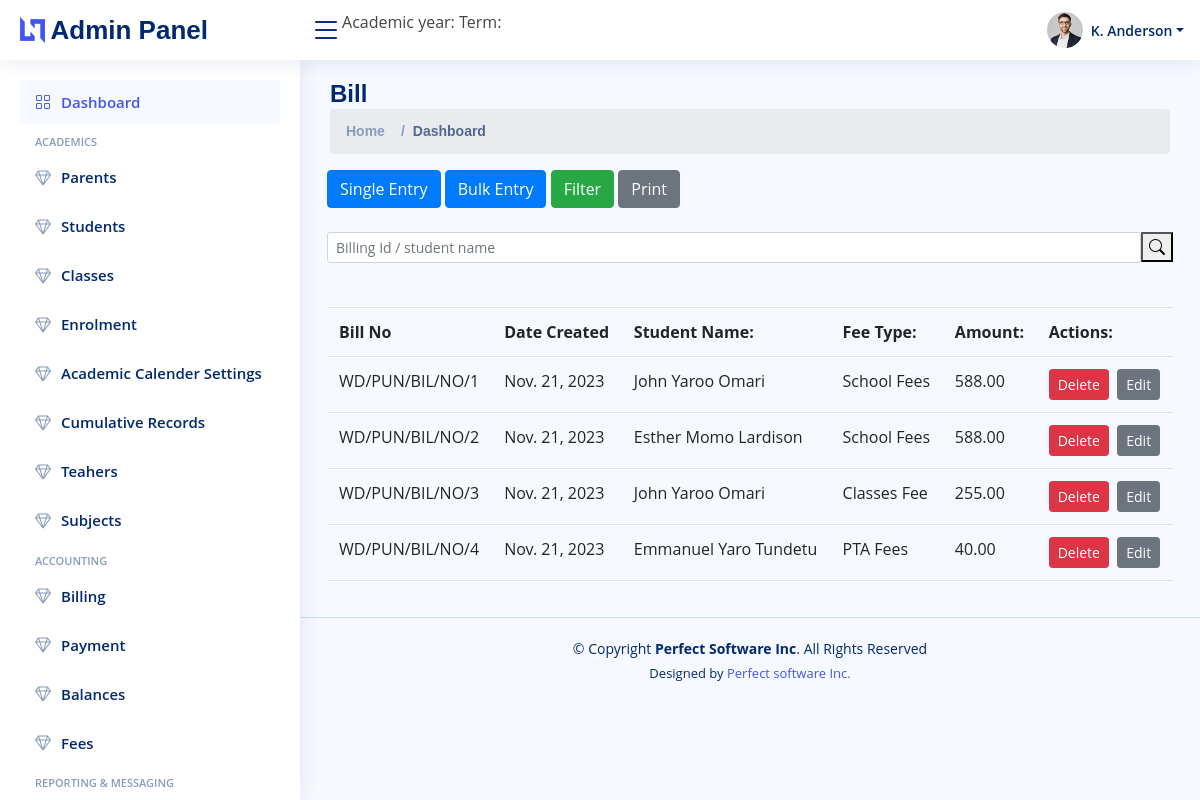
The app's page /dashboard/bill/ with its own data.
### billing/models.py (models this page shows)
class Bills(models.Model):
    billNo = models.CharField(max_length=20, unique= True)
    student = models.ForeignKey(to=Students, on_delete= models.CASCADE)
    fees = models.ForeignKey(to=Fees, on_delete= models.CASCADE)
    amount = models.DecimalField(decimal_places= 2, max_digits=10000, null=True)
    year = models.PositiveIntegerField(null=True)
    term = models.PositiveIntegerField(null=True)
    createdAt = models.DateField(max_length = 30, default=datetime.date.today)
    updatedAt = models.DateField(max_length = 30, default=datetime.date.today)

### students/models.py (models this page shows)
class Students(models.Model):
    studentNo = models.CharField(max_length=20, unique= True)
    parentId = models.ForeignKey(to=Parents, on_delete= models.CASCADE)
    firstname = models.CharField(max_length = 15, null=True)
    middlename = models.CharField(max_length = 15, null=True)
    lastname = models.CharField(max_length = 15, null=True)
    dob = models.DateField(max_length = 30, null=True)
    address =  models.CharField(max_length = 15, null=True)
    gender =  models.CharField(max_length = 5, null=True)
    nationality =  models.CharField(max_length = 15, null=True, default="Ghanaian")
    religion =  models.CharField(max_length = 15, null=True)
    previousSchoolAttended = models.CharField(max_length = 20, null=True)
    previousSchoolClass = models.CharField(max_length = 10, null=True)
    disability = models.CharField(max_length = 20, null=True)
    createdAt = models.DateField(max_length = 30, default=datetime.date.today)
    updatedAt = models.DateField(max_length = 30, default=datetime.date.today)

### fees/models.py (models this page shows)
class Fees(models.Model):
    feeNo = models.CharField(max_length=20, unique= True)
    name = models.CharField(max_length = 30, null=True)
    createdAt = models.DateField(max_length = 30, default=datetime.date.today)
    updatedAt = models.DateField(max_length = 30, default=datetime.date.today)

### billing/views.py (the view)
# urls.py: path("dashboard/bill/", views.view, name = 'billview'),
def view(request):
    bill = Bills.objects.all()
    return render(request,"billview.html",{'parents':bill})

### billing/templates/billview.html (shortened to what this page needs)
{% extends 'dashboard.html' %}
{%block pagetitle%}
<h1>Bill</h1>
{%endblock%}
{%block body%}
<section>
    <div class="row">
        <div class="col-md-12">
            {%include 'billheader.html'%}
        </div>
        <div class="col-md-12">
            <div class="search-bar">
                <form action = "{% url 'searchbill' %}" class="search-form d-flex align-items-center" method="POST" >
                    <input class="form-control form-control-sm" style="width: 100%;" type="text" name="searchkey" placeholder="Billing Id / student name" title="Enter search keyword">
                  <button type="submit" title="Search" style="margin-bottom: 20px;"><i class="bi bi-search"></i></button>
                </form>
              </div><br>
        </div>
        <div class="col-md-12">
                {%if parents|length == 0%}
                <h3>No Data Found </h3>
                {%else%}
                <table class="table">
                    <tr>
                        <th>Bill No</th>
                        <th>Date Created</th>
                        <th>Student Name:</th>
                        <th>Fee Type:</th>
                        <th>Amount:</th>
                        <th>Actions:</th>
                    </tr>
                {% for parent in parents%}
                <tr>
                    <td>{{parent.billNo}}</td>
                    <td>{{parent.createdAt}}</td>
                    <td>{{parent.student.firstname |add:" " | add:parent.student.middlename | add:" " | add:parent.student.lastname}}</td>
                    <td>{{parent.fees.name}}</td>
                    <td>{{parent.amount}}</td>
                    <td><a href="/dashboard/bill/delete/{{parent.id}}"><button class =" btn btn-danger btn-sm">Delete</button></a> &nbsp<a href="/dashboard/bill/edit/{{parent.id}}"><button class = "btn btn-secondary btn-sm">Edit</button></a></td>
                </tr>
                {%endfor%}
                {%endif%}
            </table>
          </div>
    </div>
</section>
{%endblock%}

### static/style.css (style rules this page uses)
:root { scroll-behavior: smooth; }
body { font-family: "Open Sans", sans-serif; background: #f6f9ff; color: #444444; }
a { color: #4154f1; text-decoration: none; }
h1, h2, h3, h4, h5, h6 { font-family: "Nunito", sans-serif; }
.pagetitle h1 { font-size: 24px; margin-bottom: 0; font-weight: 600; color: #012970; }
input,select { margin-bottom: 20px; }

### records on screen
Bills: billNo "WD/PUN/BIL/NO/1", createdAt "Nov. 21, 2023", student.firstname|add "John Yaroo Omari", fees.name "School Fees", amount "588.00"
Bills: billNo "WD/PUN/BIL/NO/2", createdAt "Nov. 21, 2023", student.firstname|add "Esther Momo Lardison", fees.name "School Fees", amount "588.00"
Bills: billNo "WD/PUN/BIL/NO/3", createdAt "Nov. 21, 2023", student.firstname|add "John Yaroo Omari", fees.name "Classes Fee", amount "255.00"
Bills: billNo "WD/PUN/BIL/NO/4", createdAt "Nov. 21, 2023", student.firstname|add "Emmanuel Yaro Tundetu", fees.name "PTA Fees", amount "40.00"
